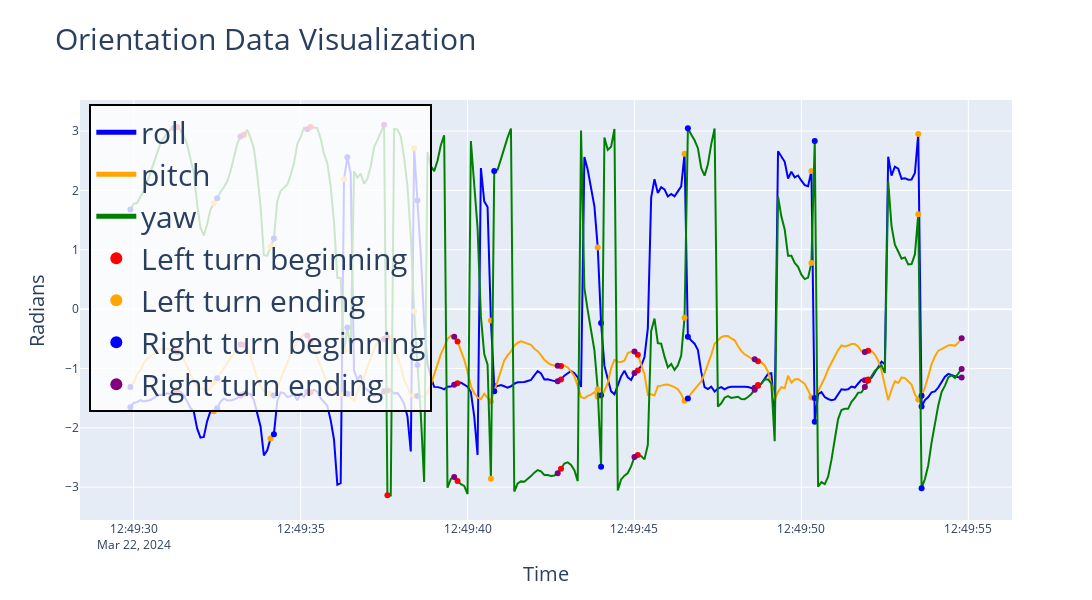

The notebook cell this image was saved under:
### Markdown cell above
#### Get just orientation data

### Code cell
split_on = "Orientation"
orientation_df = split_data_granular([input_df], split_on=split_on)[0]
display(orientation_df.head())
draw_plotly_new(orientation_df, col=split_on, granular=True, title="Orientation Data Visualization")

### Figure 1 — Plotly figure (JSON) as saved in the notebook; plotly's stock layout.template omitted (floating-point values rounded to 4 significant figures; data arrays with more than 128 entries replaced by an {"elided": "..."} marker saying what was removed)
{"data": [{"line": {"color": "blue"}, "mode": "lines", "name": "roll", "type": "scatter", "x": {"elided": "250 str values"}, "y": {"elided": "250 float values"}}, {"marker": {"color": "red", "size": 6}, "mode": "markers", "name": "roll Left turn beginning", "showlegend": false, "type": "scatter", "x": ["2024-03-22T12:49:31.300000", "2024-03-22T12:49:33.300000", "2024-03-22T12:49:35.300000", "2024-03-22T12:49:37.600000", "2024-03-22T12:49:39.700000", "2024-03-22T12:49:42.800000", "2024-03-22T12:49:45.100000", "2024-03-22T12:49:48.700000", "2024-03-22T12:49:52"], "y": [-1.364, -1.429, -1.402, -1.372, -1.25, -1.185, -1.034, -1.279, -1.186]}, {"marker": {"color": "orange", "size": 6}, "mode": "markers", "name": "roll Left turn ending", "showlegend": false, "type": "scatter", "x": ["2024-03-22T12:49:32.400000", "2024-03-22T12:49:34.100000", "2024-03-22T12:49:36.300000", "2024-03-22T12:49:38.400000", "2024-03-22T12:49:40.700000", "2024-03-22T12:49:43.900000", "2024-03-22T12:49:46.500000", "2024-03-22T12:49:50.300000", "2024-03-22T12:49:53.500000"], "y": [-1.723, -2.179, 2.187, 2.711, -0.1935, 1.037, 2.618, 2.329, 2.951]}, {"marker": {"color": "blue", "size": 6}, "mode": "markers", "name": "roll Right turn beginning", "showlegend": false, "type": "scatter", "x": ["2024-03-22T12:49:29.900000", "2024-03-22T12:49:32.500000", "2024-03-22T12:49:34.200000", "2024-03-22T12:49:36.400000", "2024-03-22T12:49:38.500000", "2024-03-22T12:49:40.800000", "2024-03-22T12:49:44", "2024-03-22T12:49:46.600000", "2024-03-22T12:49:50.400000", "2024-03-22T12:49:53.600000"], "y": [-1.652, -1.671, -2.11, 2.558, 1.829, -1.295, -0.2357, -0.4638, -1.899, -1.641]}, {"marker": {"color": "purple", "size": 6}, "mode": "markers", "name": "roll Right turn ending", "showlegend": false, "type": "scatter", "x": ["2024-03-22T12:49:31.200000", "2024-03-22T12:49:33.200000", "2024-03-22T12:49:35.200000", "2024-03-22T12:49:37.500000", "2024-03-22T12:49:39.600000", "2024-03-22T12:49:42.700000", "2024-03-22T12:49:45", "2024-03-22T12:49:48.600000", "2024-03-22T12:49:51.900000", "2024-03-22T12:49:54.800000"], "y": [-1.404, -1.459, -1.394, -1.386, -1.274, -1.215, -1.076, -1.323, -1.199, -1.154]}, {"line": {"color": "orange"}, "mode": "lines", "name": "pitch", "type": "scatter", "x": {"elided": "250 str values"}, "y": {"elided": "250 float values"}}, {"marker": {"color": "red", "size": 6}, "mode": "markers", "name": "pitch Left turn beginning", "showlegend": false, "type": "scatter", "x": ["2024-03-22T12:49:31.300000", "2024-03-22T12:49:33.300000", "2024-03-22T12:49:35.300000", "2024-03-22T12:49:37.600000", "2024-03-22T12:49:39.700000", "2024-03-22T12:49:42.800000", "2024-03-22T12:49:45.100000", "2024-03-22T12:49:48.700000", "2024-03-22T12:49:52"], "y": [-0.7241, -0.6028, -0.537, -0.4662, -0.5467, -0.9586, -0.7704, -0.8767, -0.7019]}, {"marker": {"color": "orange", "size": 6}, "mode": "markers", "name": "pitch Left turn ending", "showlegend": false, "type": "scatter", "x": ["2024-03-22T12:49:32.400000", "2024-03-22T12:49:34.100000", "2024-03-22T12:49:36.300000", "2024-03-22T12:49:38.400000", "2024-03-22T12:49:40.700000", "2024-03-22T12:49:43.900000", "2024-03-22T12:49:46.500000", "2024-03-22T12:49:50.300000", "2024-03-22T12:49:53.500000"], "y": [-1.237, -1.435, -1.436, -1.459, -1.553, -1.475, -1.546, -1.491, -1.522]}, {"marker": {"color": "blue", "size": 6}, "mode": "markers", "name": "pitch Right turn beginning", "showlegend": false, "type": "scatter", "x": ["2024-03-22T12:49:29.900000", "2024-03-22T12:49:32.500000", "2024-03-22T12:49:34.200000", "2024-03-22T12:49:36.400000", "2024-03-22T12:49:38.500000", "2024-03-22T12:49:40.800000", "2024-03-22T12:49:44", "2024-03-22T12:49:46.600000", "2024-03-22T12:49:50.400000", "2024-03-22T12:49:53.600000"], "y": [-1.311, -1.163, -1.456, -1.425, -1.465, -1.383, -1.453, -1.505, -1.499, -1.459]}, {"marker": {"color": "purple", "size": 6}, "mode": "markers", "name": "pitch Right turn ending", "showlegend": false, "type": "scatter", "x": ["2024-03-22T12:49:31.200000", "2024-03-22T12:49:33.200000", "2024-03-22T12:49:35.200000", "2024-03-22T12:49:37.500000", "2024-03-22T12:49:39.600000", "2024-03-22T12:49:42.700000", "2024-03-22T12:49:45", "2024-03-22T12:49:48.600000", "2024-03-22T12:49:51.900000", "2024-03-22T12:49:54.800000"], "y": [-0.6868, -0.5964, -0.4465, -0.5033, -0.4665, -0.9559, -0.7137, -0.8452, -0.7228, -0.4906]}, {"line": {"color": "green"}, "mode": "lines", "name": "yaw", "type": "scatter", "x": {"elided": "250 str values"}, "y": {"elided": "250 float values"}}, {"marker": {"color": "red", "size": 6}, "mode": "markers", "name": "yaw Left turn beginning", "showlegend": false, "type": "scatter", "x": ["2024-03-22T12:49:31.300000", "2024-03-22T12:49:33.300000", "2024-03-22T12:49:35.300000", "2024-03-22T12:49:37.600000", "2024-03-22T12:49:39.700000", "2024-03-22T12:49:42.800000", "2024-03-22T12:49:45.100000", "2024-03-22T12:49:48.700000", "2024-03-22T12:49:52"], "y": [3.069, 2.937, 3.07, -3.136, -2.897, -2.69, -2.459, -1.293, -1.202]}, {"marker": {"color": "orange", "size": 6}, "mode": "markers", "name": "yaw Left turn ending", "showlegend": false, "type": "scatter", "x": ["2024-03-22T12:49:32.400000", "2024-03-22T12:49:34.100000", "2024-03-22T12:49:36.300000", "2024-03-22T12:49:38.400000", "2024-03-22T12:49:40.700000", "2024-03-22T12:49:43.900000", "2024-03-22T12:49:46.500000", "2024-03-22T12:49:50.300000", "2024-03-22T12:49:53.500000"], "y": [1.784, 1.057, -0.7056, -0.03444, -2.857, -1.352, -0.1441, 0.7791, 1.598]}, {"marker": {"color": "blue", "size": 6}, "mode": "markers", "name": "yaw Right turn beginning", "showlegend": false, "type": "scatter", "x": ["2024-03-22T12:49:29.900000", "2024-03-22T12:49:32.500000", "2024-03-22T12:49:34.200000", "2024-03-22T12:49:36.400000", "2024-03-22T12:49:38.500000", "2024-03-22T12:49:40.800000", "2024-03-22T12:49:44", "2024-03-22T12:49:46.600000", "2024-03-22T12:49:50.400000", "2024-03-22T12:49:53.600000"], "y": [1.679, 1.869, 1.188, -0.3076, -0.9412, 2.33, -2.657, 3.049, 2.834, -3.017]}, {"marker": {"color": "purple", "size": 6}, "mode": "markers", "name": "yaw Right turn ending", "showlegend": false, "type": "scatter", "x": ["2024-03-22T12:49:31.200000", "2024-03-22T12:49:33.200000", "2024-03-22T12:49:35.200000", "2024-03-22T12:49:37.500000", "2024-03-22T12:49:39.600000", "2024-03-22T12:49:42.700000", "2024-03-22T12:49:45", "2024-03-22T12:49:48.600000", "2024-03-22T12:49:51.900000", "2024-03-22T12:49:54.800000"], "y": [3.054, 2.909, 3.031, 3.107, -2.828, -2.764, -2.49, -1.357, -1.311, -1.007]}, {"legendgroup": "Left", "marker": {"color": "red", "size": 6}, "mode": "markers", "name": "Left turn beginning", "showlegend": true, "type": "scatter", "x": [null], "y": [null]}, {"legendgroup": "Left", "marker": {"color": "orange", "size": 6}, "mode": "markers", "name": "Left turn ending", "showlegend": true, "type": "scatter", "x": [null], "y": [null]}, {"legendgroup": "Right", "marker": {"color": "blue", "size": 6}, "mode": "markers", "name": "Right turn beginning", "showlegend": true, "type": "scatter", "x": [null], "y": [null]}, {"legendgroup": "Right", "marker": {"color": "purple", "size": 6}, "mode": "markers", "name": "Right turn ending", "showlegend": true, "type": "scatter", "x": [null], "y": [null]}], "layout": {"height": 600, "legend": {"bgcolor": "rgba(255, 255, 255, 0.8)", "bordercolor": "Black", "borderwidth": 2, "font": {"size": 30}, "itemsizing": "constant", "itemwidth": 40, "traceorder": "normal", "x": 0.01, "y": 0.99}, "title": {"font": {"size": 30}, "text": "Orientation Data Visualization"}, "width": 1200, "xaxis": {"title": {"font": {"size": 20}, "text": "Time"}}, "yaxis": {"title": {"font": {"size": 20}, "text": "Radians"}}}}
